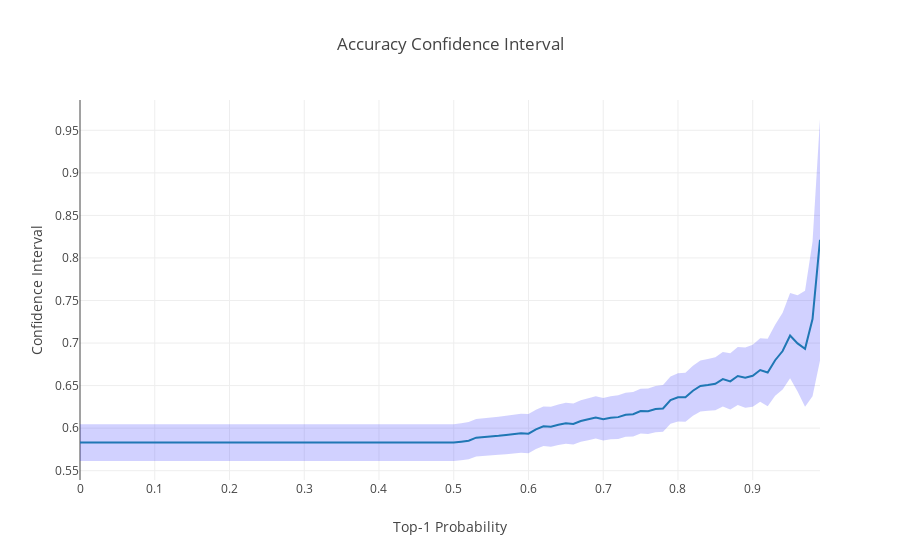

The cell this chart's notebook holds for it:
### Markdown cell above
You can observe how sure you could be that your classifier will be right when making predictions with certain probailities. Percentage of confidence values accepted are 0.9, 0.95, 0.98, 0.99 or equivalently 90, 95, 98, 99. They correspond to the normal distribution. Two modes, "accuracy" and "error" are supported.

### Code cell
mean, lower, upper = evaluator.plot_confidence_interval('accuracy', confidence_value=0.95)
